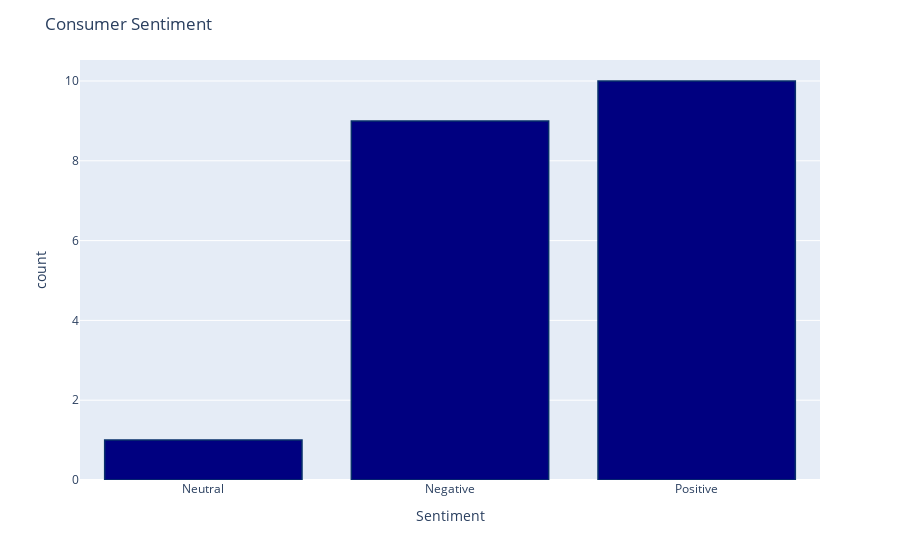

The notebook cell saved with this chart:
### Code cell
fig = px.histogram(result, x = "Sentiment")
fig.update_traces(marker_color = "navy", marker_line_color = 'rgb(8, 48, 107)',
                  marker_line_width = 1.5)
fig.update_layout(title_text = 'Consumer Sentiment')
fig.show()

### Figure 1 — Plotly figure (JSON) as saved in the notebook; plotly's stock layout.template omitted (floating-point values rounded to 4 significant figures)
{"data": [{"alignmentgroup": "True", "bingroup": "x", "hovertemplate": "Sentiment=%{x}<br>count=%{y}<extra></extra>", "legendgroup": "", "marker": {"color": "navy", "line": {"color": "rgb(8, 48, 107)", "width": 1.5}, "pattern": {"shape": ""}}, "name": "", "offsetgroup": "", "orientation": "v", "showlegend": false, "type": "histogram", "x": ["Neutral", "Negative", "Negative", "Negative", "Positive", "Positive", "Positive", "Positive", "Positive", "Positive", "Positive", "Negative", "Positive", "Negative", "Negative", "Positive", "Negative", "Positive", "Negative", "Negative"], "xaxis": "x", "yaxis": "y"}], "layout": {"barmode": "relative", "legend": {"tracegroupgap": 0}, "margin": {"t": 60}, "title": {"text": "Consumer Sentiment"}, "xaxis": {"anchor": "y", "domain": [0, 1], "title": {"text": "Sentiment"}}, "yaxis": {"anchor": "x", "domain": [0, 1], "title": {"text": "count"}}}}
